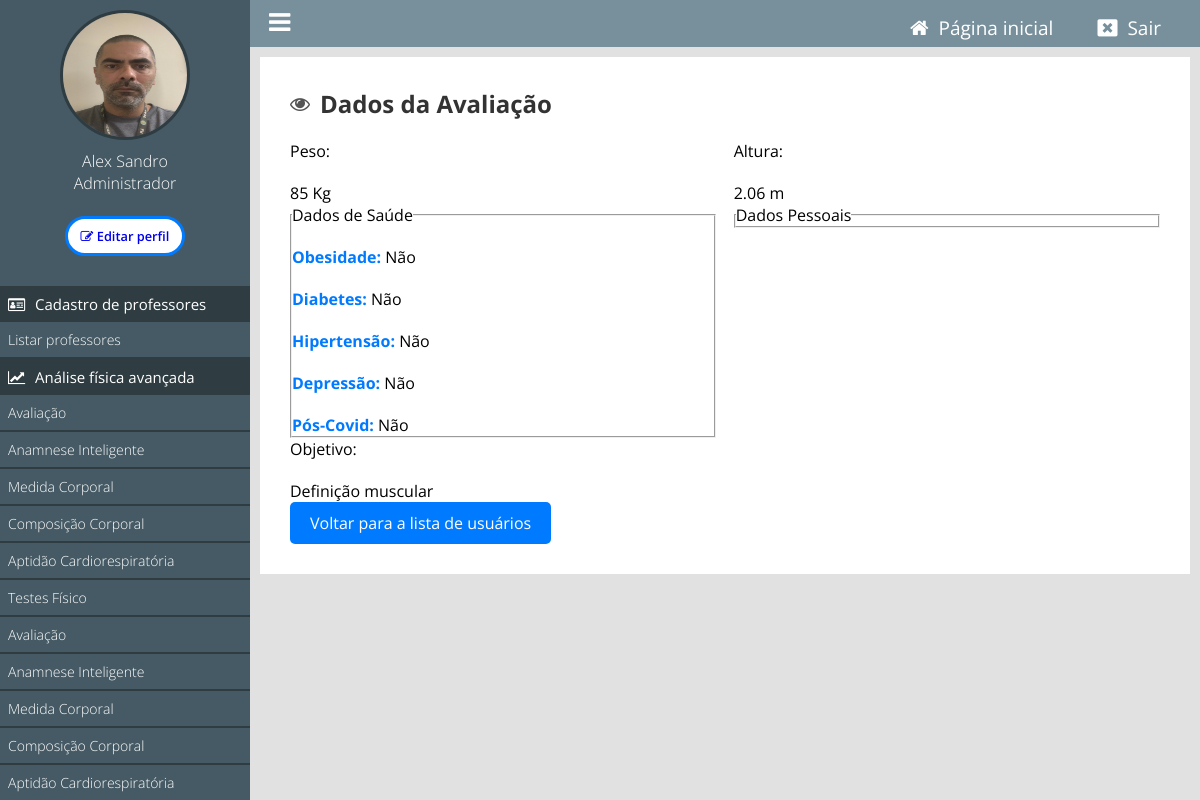
/painel/ver-avaliacao?id=69 (signed in), run on the app's committed database.
### tables this page shows
CREATE TABLE IF NOT EXISTS `tb_perfis_usuarios` (
  `id` int NOT NULL AUTO_INCREMENT,
  `usuario_id` int NOT NULL,
  `data_avaliacao` datetime NOT NULL,
  `peso` float NOT NULL,
  `altura` float NOT NULL,
  `obesidade` tinyint(1) NOT NULL,
  `diabetes` tinyint(1) NOT NULL,
  `hipertensao` tinyint(1) NOT NULL,
  `depressao` tinyint(1) NOT NULL,
  `pos_covid` tinyint(1) NOT NULL,
  `idoso` tinyint(1) NOT NULL,
  `gestante` tinyint(1) NOT NULL,
  `posparto` tinyint(1) NOT NULL,
  `emagrecer` tinyint(1) NOT NULL,
  `objetivo_id` int NOT NULL,
  PRIMARY KEY (`id`),
  KEY `usuario_id` (`usuario_id`),
  KEY `objetivo_id` (`objetivo_id`)
);

CREATE TABLE IF NOT EXISTS `tb_objetivos_treinamento` (
  `id` int NOT NULL AUTO_INCREMENT,
  `objetivo` varchar(255) NOT NULL,
  PRIMARY KEY (`id`)
);

### classes/MySql.php (called while the page is built)
<?php
    class MySql{
        private static $pdo;
        public static function conectar(){
            if(self::$pdo == null){
                try{
                    self::$pdo = new PDO('mysql:host='.HOST.';dbname='.DATABASE,USER,PASSWORD,array(PDO::MYSQL_ATTR_INIT_COMMAND => "SET NAMES utf8"));
                    self::$pdo->setAttribute(PDO::ATTR_ERRMODE,PDO::ERRMODE_EXCEPTION);
                }catch(Exception $e) {
                    echo 'erro ao conectar, tente novamente mais tarde';
                }
            }
            return self::$pdo;
        }
    }
?>

### classes/Perfil.php (called while the page is built, shortened)
<?php
    class Perfil {
        private $db;
        public function __construct() {
        $this->db = MySql::conectar();
        }
        public function buscarPerfilPorId($id) {
            $sql = $this->db->prepare("SELECT p.*, u.sexo FROM tb_perfis_usuarios p JOIN `tb_admin.usuarios` u ON p.usuario_id = u.id WHERE p.id = :id");
            $sql->bindParam(':id', $id);
            $sql->execute();
            return $sql->fetch(PDO::FETCH_ASSOC);
        }
    }
?>

### painel/pages/ver-avaliacao.php (the view, shortened to what this page needs)
<?php
$id = isset($_GET['id']) ? intval($_GET['id']) : 0;
$perfil = new Perfil();
$perfis = $perfil->buscarPerfilPorId($id);
$usuarioid = $perfis['usuario_id'];
?>
<div class="box-content">
    <h2><i class="fa fa-eye" aria-hidden="true"></i> Dados da Avaliação</h2>
    <div class="form-group left w50">
        <label for="peso">Peso:</label>
        <p><?php echo htmlspecialchars($perfis['peso']); ?> Kg</p>
    </div>
    <div class="form-group right w50">
        <label for="altura">Altura:</label>
        <p><?php echo htmlspecialchars($perfis['altura']); ?> m</p>
    </div>
    <div class="form-group left w50">
        <fieldset>
            <legend>Dados de Saúde</legend>
            <p><strong>Obesidade:</strong> <?php echo $perfis['obesidade'] ? 'Sim' : 'Não'; ?></p>
            <p><strong>Diabetes:</strong> <?php echo $perfis['diabetes'] ? 'Sim' : 'Não'; ?></p>
            <p><strong>Hipertensão:</strong> <?php echo $perfis['hipertensao'] ? 'Sim' : 'Não'; ?></p>
            <p><strong>Depressão:</strong> <?php echo $perfis['depressao'] ? 'Sim' : 'Não'; ?></p>
            <p><strong>Pós-Covid:</strong> <?php echo $perfis['pos_covid'] ? 'Sim' : 'Não'; ?></p>
        </fieldset>
    </div>
    <div class="form-group right w50">
        <fieldset>
            <legend>Dados Pessoais</legend>
        </fieldset>
    </div>
    <div class="form-group">
        <label for="objetivo">Objetivo:</label>
        <?php
            if (isset($perfis['objetivo_id'])) {
                $objetivo_id = $perfis['objetivo_id'];
                $sql_objetivo = MySql::conectar()->prepare("SELECT objetivo FROM tb_objetivos_treinamento WHERE id = ?");
                $sql_objetivo->execute([$objetivo_id]);
                $objetivo = $sql_objetivo->fetch(PDO::FETCH_ASSOC);
                if ($objetivo) {
                    echo '<p>' . htmlspecialchars($objetivo['objetivo']) . '</p>';
                } else {
                    echo '<p>Objetivo não encontrado.</p>';
                }
            } else {
                echo '<p>Objetivo não definido.</p>';
            }
        ?>
    </div>
    <a href="<?php echo INCLUDE_PATH_PAINEL . 'listar-afa?id=' . $usuarioid ?>" class="btn voltar">Voltar para a lista de usuários</a>
</div>

### painel/css/style.css (style rules this page uses)
* { margin: 0; padding: 0; box-sizing: border-box; font-family: "Open Sans", sans-serif; }
html, body { height: 100%; background: rgb(225, 225, 225); }
body { overflow-x: hidden; }
.w50 { width: 49%; }
.left { float: left; }
.right { float: right; }
.box-content { background: white; padding: 30px; margin-bottom: 20px; }
.box-content h2 { font-size: 24px; color: #333; margin-bottom: 20px; display: flex; align-items: center; gap: 10px; }
.box-content h2 i { font-size: 20px; color: #555; }
.btn.voltar { display: inline-block; padding: 10px 20px; background-color: #007bff; color: #fff; text-decoration: none; border-radius: 5px; transition: background-color 0.3s ease; }
.form-group p { margin-top: 20px; text-align: justify; }
.form-group strong { color: #007bff; }
.btn { padding: 10px 20px; border: none; cursor: pointer; }

### data on the page
tb_perfis_usuarios: peso "85", altura "2.06"
tb_objetivos_treinamento: objetivo "Definição muscular"

### other printed values
$_SESSION['nome'] "Alex Sandro"
pegaCargo($_SESSION['cargo']) "Administrador"
